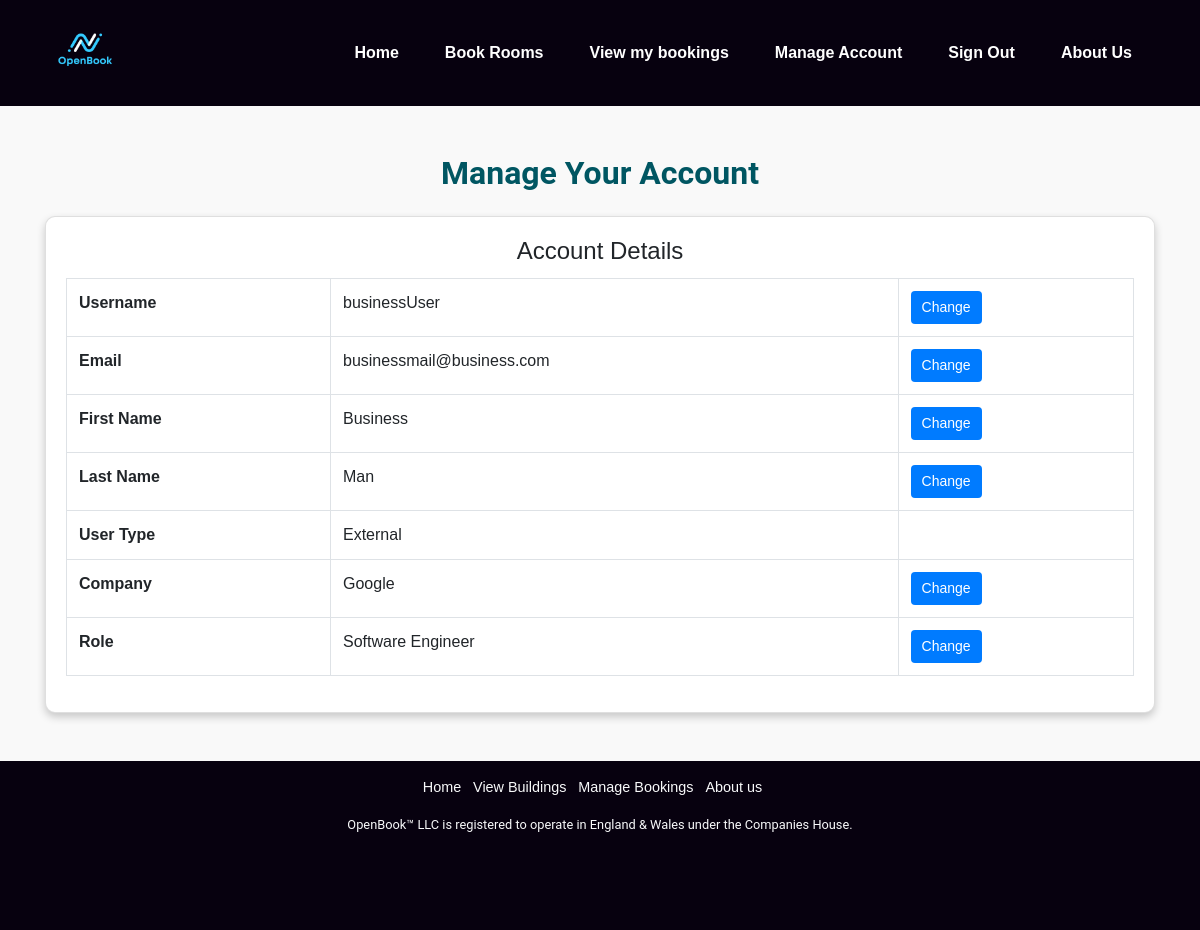
Screenshot of /ManageAccount.php (signed in) with the database file from the repository.
### tables this page shows
CREATE TABLE `users` (
  `userID` int(11) NOT NULL,
  `username` varchar(50) NOT NULL,
  `password` varchar(255) NOT NULL,
  `email` varchar(100) NOT NULL,
  `created_at` timestamp NOT NULL DEFAULT current_timestamp(),
  `firstName` varchar(255) NOT NULL,
  `lastName` varchar(255) NOT NULL,
  `userType` enum('University','Admin','External') DEFAULT NULL
);

### ManageAccount.php (the view, shortened to what this page needs)
<?php
include "resources/database.php";
include 'resources/html_construct.php';
$userID = $_SESSION['userID'];
$sql = "SELECT u.userID, u.username, u.firstName, u.lastName, u.email, u.userType,
        IFNULL(uu.university_name, 'None') AS university_name,
        IFNULL(uu.faculty, 'None') AS faculty,
        IFNULL(us.studentID, 'None') AS studentID,
        IFNULL(us.course, 'None') AS course,
        IFNULL(ust.department, 'None') AS department,
        IFNULL(ex.company, 'None') AS company,
        IFNULL(ex.role, 'None') AS role
        FROM users u
        LEFT JOIN universityusers uu ON u.userID = uu.user_id
        LEFT JOIN universitystudents us ON u.userID = us.user_id
        LEFT JOIN universitystaff ust ON u.userID = ust.user_id
        LEFT JOIN externalusers ex ON u.userID = ex.user_id
        WHERE u.userID = ?";
$stmt = $conn->prepare($sql);
$stmt->bind_param("i", $userID);
$stmt->execute();
$result = $stmt->get_result();
if ($result->num_rows > 0) {
    $userInfo = $result->fetch_assoc();
} else {
    echo "User not found.";
    exit;
}
?>
<!DOCTYPE html>
<html lang="en">
<head>
</head>
<body>
<div class="container mt-5">
    <h2 class="text-center mb-4">Manage Your Account</h2>
    <div class="card shadow">
        <div class="card-body">
            <h4 class="card-title text-center">Account Details</h4>
            <table class="table table-bordered">
                <tr>
                    <th>Username</th>
                    <td><?php echo htmlspecialchars($userInfo['username']); ?></td>
                    <td><button class="btn btn-primary btn-sm" onclick="editField('username')">Change</button></td>
                </tr>
                <tr>
                    <th>Email</th>
                    <td><?php echo htmlspecialchars($userInfo['email']); ?></td>
                    <td><button class="btn btn-primary btn-sm" onclick="editField('email')">Change</button></td>
                </tr>
                <tr>
                    <th>First Name</th>
                    <td><?php echo htmlspecialchars($userInfo['firstName']); ?></td>
                    <td><button class="btn btn-primary btn-sm" onclick="editField('firstName')">Change</button></td>
                </tr>
                <tr>
                    <th>Last Name</th>
                    <td><?php echo htmlspecialchars($userInfo['lastName']); ?></td>
                    <td><button class="btn btn-primary btn-sm" onclick="editField('lastName')">Change</button></td>
                </tr>
                <tr>
                    <th>User Type</th>
                    <td><?php echo htmlspecialchars($userInfo['userType']); ?></td>
                    <td></td>
                </tr>
                <?php if ($userInfo['userType'] === 'University'): ?>
                    <tr>
                        <th>University Name</th>
                        <td><?php echo htmlspecialchars($userInfo['university_name']); ?></td>
                        <td><button class="btn btn-primary btn-sm" onclick="editField('university_name')">Change</button></td>
                    </tr>
                    <tr>
                        <th>Faculty</th>
                        <td><?php echo htmlspecialchars($userInfo['faculty']); ?></td>
                        <td><button class="btn btn-primary btn-sm" onclick="editField('faculty')">Change</button></td>
                    </tr>
                <?php elseif ($userInfo['userType'] === 'External'): ?>
                    <tr>
                        <th>Company</th>
                        <td><?php echo htmlspecialchars($userInfo['company']); ?></td>
                        <td><button class="btn btn-primary btn-sm" onclick="editField('company')">Change</button></td>
                    </tr>
                    <tr>
                        <th>Role</th>
                        <td><?php echo htmlspecialchars($userInfo['role']); ?></td>
                        <td><button class="btn btn-primary btn-sm" onclick="editField('role')">Change</button></td>
                    </tr>
                <?php endif; ?>
            </table>
        </div>
    </div>
</div>
</body>
</html>

### public_html/style/main.css (style rules this page uses)
* { margin: 0; padding: 0; box-sizing: border-box; }
h1, h2, h3 { font-family: 'Roboto', sans-serif; font-weight: 700; }
body { font-family: Arial, sans-serif; background-color: #f9f9f9; margin: 0; padding: 0; display: flex; flex-direction: column; min-height: 100vh; overflow-x: hidden; }
.container { z-index: 5; }
.container h2, .container h3 { color: #005662; }
.card { border-radius: 10px; box-shadow: 0px 4px 8px rgba(0, 0, 0, 0.2); }
.btn-primary { background-color: #007bff; border-color: #007bff; color: white; font-size: 14px; padding: 5px 10px; border-radius: 4px; }
.btn { border-color: #f4f4f400; color: white; font-size: 14px; padding: 5px 10px; border-radius: 4px; }

### rows the page displays
users: username "businessUser", email "businessmail@business.com", firstName "Business", lastName "Man", userType "External"

### other values shown
$userInfo['company'] "Google"
$userInfo['role'] "Software Engineer"
